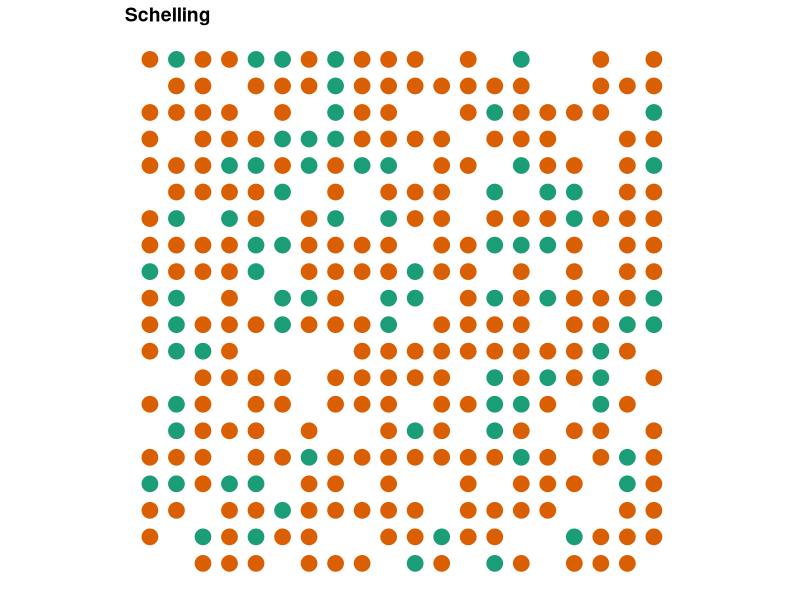

Here is the R script that generated this plot: (Note: a time limit stopped this script after it produced the figure.)
#Schelling Segregation Model with uneven preferences (wrapped)
# Based on David Zimmerman's example at: https://www.r-bloggers.com/agent-based-modelling-with-data-table-or-how-to-model-urban-migration-with-r/

initiateSchelling_wrapped <- function(dimensions = c(10, 10), n_races = 4, perc_empty = 0.2, perc_maj = .75){
  require(data.table)
  # create "races" based on colors
  dims <<- dimensions
  races <<- colours()[1:n_races]
  min_races <- races[2:length(races)]
  
  # get number of homes (equal to number of cells)
  n_homes = prod(dimensions)
  # calculates the number of agents (cells minus the percent of empty homes)
  count_agents <- floor(n_homes * (1 - perc_empty))
  
  # the characteristics that a home can have -- either empty or a particular race
  races <- c("empty", races)
  # the probabilities of a home having each characteristic
  probabilities <- c(perc_empty, 
                     (1-perc_empty)*perc_maj, 
                     rep((1 - perc_empty - (1-perc_empty)*perc_maj)/(n_races-1), times = n_races-1)
  )
  
  # creates the global schelling data.table
  schelling <<- data.table(id = 1:prod(dimensions),
                           x = rep(1:dimensions[1], 
                                   dimensions[2]),
                           y = rep(1:dimensions[2], 
                                   each = dimensions[1]),
                           race = sample(x = races, 
                                         size = n_homes, 
                                         prob = probabilities,
                                         replace = TRUE),
                           # used to find the satisfaction of each home
                           unsatisfied = rep(NA, prod(dimensions)))
}

plotSchelling <- function(title){
  require(data.table)
  require(ggplot2)
  require(RColorBrewer)
  # get races to get the right number of colors
  races <- unique(schelling$race)
  
  # find the dimensions of the grid to get the best dot size
  dims <- c(max(schelling$x), max(schelling$y))
  
  # create colors
  # check if there are 3 or fewer races, 
  # this would create issues with brewer.pal 
  # RColorBrewer otherwise
  if (length(races) <= 3) {
    colors <- brewer.pal(3, "Dark2")
  } else {
    colors <- brewer.pal(length(races), "Dark2")
  }
  
  # plot the graph  
  p <- ggplot(data = schelling[race != "empty"], 
              aes(x = x, y = y, color = race)) + 
    # resize dots to grid
    geom_point(size = 100/sqrt(prod(dims))) +  
    scale_colour_manual(values = colors) + 
    # theme: mostly blank
    theme_bw() + 
    theme(axis.line = element_blank(),
          axis.text.x = element_blank(),
          axis.text.y = element_blank(),
          axis.ticks = element_blank(),
          axis.title.x = element_blank(),
          axis.title.y = element_blank(),
          legend.position = "none",
          panel.background = element_blank(),
          panel.border = element_blank(),
          panel.grid.major = element_blank(),
          panel.grid.minor = element_blank(),
          plot.background = element_blank(),
          plot.title = element_text(lineheight=3, 
                                    face="bold", 
                                    color="black", 
                                    size=14)) +
    # fix axes to avoid distortion in the picture
    coord_fixed(ratio = 1) + 
    # add the title
    ggtitle(title)
  
  return(p)
}

iterate_wrapped_nearest <- function(n = 10, dom_sim_threshold = .9, min_sim_threshold = .1){
  require(data.table)
  # subfunction that checks for a given x and y value if the agent is 
  # unsatisfied (returns TRUE or FALSE)
  is.unsatisfied_wrapped <- function(x_value, y_value, 
                                     dom_sim_threshold = dom_sim_threshold,
                                     min_sim_threshold = min_sim_threshold){
    # gets the race and id for the agent
    cur_race <- schelling[x == x_value & y == y_value, race]
    cur_id <- schelling[x == x_value & y == y_value, id]
    
    #sub-subfunction to identify agent's neighbors
    select.neighbors <- function(dimensions){
      
      #Identify coordinates of neighbors (adjusts wrapping based on position of agent)
      neighbors <- as.data.frame(matrix(NA, nrow = 8, ncol = 2))
      if(x_value == 1 & y_value == 1){
        neighbors[1,] <- schelling[x == dimensions[1] & y == y_value+1, 2:3]
        neighbors[2,] <- schelling[x == x_value & y == y_value+1, 2:3]
        neighbors[3,] <- schelling[x == x_value+1 & y == y_value+1, 2:3]
        neighbors[4,] <- schelling[x == dimensions[1] & y == y_value, 2:3]
        neighbors[5,] <- schelling[x == x_value+1 & y == y_value, 2:3]
        neighbors[6,] <- schelling[x == dimensions[1] & y == dimensions[2], 2:3]
        neighbors[7,] <- schelling[x == x_value & y == dimensions[2], 2:3]
        neighbors[8,] <- schelling[x == x_value+1 & y == dimensions[2], 2:3]
      }
      if(x_value == 1 & y_value %in% c(2:(dimensions[2]-1))){
        neighbors[1,] <- schelling[x == dimensions[1] & y == y_value+1, 2:3]
        neighbors[2,] <- schelling[x == x_value & y == y_value+1, 2:3]
        neighbors[3,] <- schelling[x == x_value+1 & y == y_value+1, 2:3]
        neighbors[4,] <- schelling[x == dimensions[1] & y == y_value, 2:3]
        neighbors[5,] <- schelling[x == x_value+1 & y == y_value, 2:3]
        neighbors[6,] <- schelling[x == dimensions[1] & y == y_value-1, 2:3]
        neighbors[7,] <- schelling[x == x_value & y == y_value-1, 2:3]
        neighbors[8,] <- schelling[x == x_value+1 & y == y_value-1, 2:3]
      }
      if(x_value == 1 & y_value == dimensions[2]){
        neighbors[1,] <- schelling[x == dimensions[1] & y == 1, 2:3]
        neighbors[2,] <- schelling[x == x_value & y == 1, 2:3]
        neighbors[3,] <- schelling[x == x_value+1 & y == 1, 2:3]
        neighbors[4,] <- schelling[x == dimensions[1] & y == y_value, 2:3]
        neighbors[5,] <- schelling[x == x_value+1 & y == y_value, 2:3]
        neighbors[6,] <- schelling[x == dimensions[1] & y == y_value-1, 2:3]
        neighbors[7,] <- schelling[x == x_value & y == y_value-1, 2:3]
        neighbors[8,] <- schelling[x == x_value+1 & y == y_value-1, 2:3]
      }
      if(x_value %in% c(2:(dimensions[1]-1)) & y_value == 1){
        neighbors[1,] <- schelling[x == x_value-1 & y == y_value+1, 2:3]
        neighbors[2,] <- schelling[x == x_value & y == y_value+1, 2:3]
        neighbors[3,] <- schelling[x == x_value+1 & y == y_value+1, 2:3]
        neighbors[4,] <- schelling[x == x_value-1 & y == y_value, 2:3]
        neighbors[5,] <- schelling[x == x_value+1 & y == y_value, 2:3]
        neighbors[6,] <- schelling[x == x_value-1 & y == dimensions[2], 2:3]
        neighbors[7,] <- schelling[x == x_value & y == dimensions[2], 2:3]
        neighbors[8,] <- schelling[x == x_value+1 & y == dimensions[2], 2:3]
      }
      if(x_value %in% c(2:(dimensions[1]-1)) & y_value %in% c(2:(dimensions[2]-1))){
        neighbors[1,] <- schelling[x == x_value-1 & y == y_value+1, 2:3]
        neighbors[2,] <- schelling[x == x_value & y == y_value+1, 2:3]
        neighbors[3,] <- schelling[x == x_value+1 & y == y_value+1, 2:3]
        neighbors[4,] <- schelling[x == x_value-1 & y == y_value, 2:3]
        neighbors[5,] <- schelling[x == x_value+1 & y == y_value, 2:3]
        neighbors[6,] <- schelling[x == x_value-1 & y == y_value-1, 2:3]
        neighbors[7,] <- schelling[x == x_value & y == y_value-1, 2:3]
        neighbors[8,] <- schelling[x == x_value+1 & y == y_value-1, 2:3] 
      }
      if(x_value %in% c(2:(dimensions[1]-1)) & y_value == dimensions[2]){
        neighbors[1,] <- schelling[x == x_value-1 & y == 1, 2:3]
        neighbors[2,] <- schelling[x == x_value & y == 1, 2:3]
        neighbors[3,] <- schelling[x == x_value+1 & y == 1, 2:3]
        neighbors[4,] <- schelling[x == x_value-1 & y == y_value, 2:3]
        neighbors[5,] <- schelling[x == x_value+1 & y == y_value, 2:3]
        neighbors[6,] <- schelling[x == x_value-1 & y == y_value-1, 2:3]
        neighbors[7,] <- schelling[x == x_value & y == y_value-1, 2:3]
        neighbors[8,] <- schelling[x == x_value+1 & y == y_value-1, 2:3]
      }
      if(x_value == dimensions[1] & y_value == 1){
        neighbors[1,] <- schelling[x == x_value-1 & y == y_value+1, 2:3]
        neighbors[2,] <- schelling[x == x_value & y == y_value+1, 2:3]
        neighbors[3,] <- schelling[x == 1 & y == y_value+1, 2:3]
        neighbors[4,] <- schelling[x == x_value-1 & y == y_value, 2:3]
        neighbors[5,] <- schelling[x == 1 & y == y_value, 2:3]
        neighbors[6,] <- schelling[x == x_value-1 & y == dimensions[2], 2:3]
        neighbors[7,] <- schelling[x == x_value & y == dimensions[2], 2:3]
        neighbors[8,] <- schelling[x == 1 & y == dimensions[2], 2:3]
      }
      if(x_value == dimensions[1] & y_value %in% c(2:(dimensions[2]-1))){
        neighbors[1,] <- schelling[x == x_value-1 & y == y_value+1, 2:3]
        neighbors[2,] <- schelling[x == x_value & y == y_value+1, 2:3]
        neighbors[3,] <- schelling[x == 1 & y == y_value+1, 2:3]
        neighbors[4,] <- schelling[x == x_value-1 & y == y_value, 2:3]
        neighbors[5,] <- schelling[x == 1 & y == y_value, 2:3]
        neighbors[6,] <- schelling[x == x_value-1 & y == y_value-1, 2:3]
        neighbors[7,] <- schelling[x == x_value & y == y_value-1, 2:3]
        neighbors[8,] <- schelling[x == 1 & y == y_value-1, 2:3]
      }
      if(x_value == dimensions[1] & y_value == dimensions[2]){
        neighbors[1,] <- schelling[x == x_value-1 & y == 1, 2:3]
        neighbors[2,] <- schelling[x == x_value & y == 1, 2:3]
        neighbors[3,] <- schelling[x == 1 & y == 1, 2:3]
        neighbors[4,] <- schelling[x == x_value-1 & y == y_value, 2:3]
        neighbors[5,] <- schelling[x == 1 & y == y_value, 2:3]
        neighbors[6,] <- schelling[x == x_value-1 & y == y_value-1, 2:3]
        neighbors[7,] <- schelling[x == x_value & y == y_value-1, 2:3]
        neighbors[8,] <- schelling[x == 1 & y == y_value-1, 2:3]
      }
      names(neighbors) <- c("x","y")
      
      ids <- schelling[x %in% neighbors$x & y %in% neighbors$y, id]
      
      return(ids)
    }
    # checks if the home is empty
    if (cur_race == "empty"){
      return(FALSE) # empty houses can't be unsatisfied
    }else{
      neighbor.ids <- select.neighbors(dimensions = dims)
      
      # counts simliar neighbors
      count_similar <- sum(schelling[id %in% neighbor.ids, 
                                     id != cur_id &
                                       race == cur_race])
      # counts different neighbors
      count_different <- sum(schelling[id %in% neighbor.ids, 
                                       id != cur_id &
                                         race != cur_race & 
                                         race != "empty"])
      
      # calculates the ratio
      ratio <- count_similar/(count_similar + count_different)
      
      # returns TRUE if the ratio is less than or equal to the threshold
      if(cur_race == races[1]){
        return(ratio <= dom_sim_threshold)
      }else{
        return(ratio <= min_sim_threshold)
      }
    }
  }
  
  # creates a ProgressBar
  pb <- txtProgressBar(min = 0, max = 1, style = 3)
  # and tracks time
  t <- Sys.time()
  
  #sets empty vector of ratios
  ratios.unsatisfied <- c(NULL)
  
  # iterates
  for (iterate in 1:n){
    # fills the boolean vector "unsatisfied" 
    # indicates if the household is unsatisfied 
    schelling[, unsatisfied := is.unsatisfied_wrapped(x_value = x, 
                                                      y_value = y, 
                                                      dom_sim_threshold = dom_sim_threshold,
                                                      min_sim_threshold = min_sim_threshold),
              by = 1:nrow(schelling)]
    
    ratio.unsatisfied <- sum(schelling$unsatisfied)/nrow(schelling)
    ratios.unsatisfied <- c(ratios.unsatisfied, ratio.unsatisfied)
    
    # move unsatisfied agents to an empty house
    # find the IDs that are empty where agents can migrate to
    emptyIDs <- schelling[race == "empty", id] # finds the id of empty houses
    
    # finds the origin of the agents moving, 
    usIDs <- schelling[(unsatisfied), id] # origin
    
    # finds available IDs for each household moving
    availIDs <<- c(emptyIDs, usIDs)
    
    #subfunction to find nearest available cell
    find.nearest <- function(cell, avails){
      distance2 <- c(NULL) #cast empty vector to fill with distances to available cells
      for(i in 1:length(avails)){
        #fill distances vector with squared distance (to keep all values positive) between current cell and each available cell
        distance2[i] <- (schelling[id == cell, x] - schelling[id == avails[i], x])^2 + (schelling[id == cell, y] - schelling[id == avails[i], y])^2
      }
      distance2 <- distance2[which(distance2 > 0)] #drop current cell
      min.id <- which.min(replace(distance2, distance2<=0, NA)) #identify id of closest available cell
      availIDs <<- avails[-which(avails == avails[min.id])] #remove that cell from list of available ids
      return(avails[min.id]) #return id
    }
    
    # cast a new data.table showing migration from origin_id to target-id
    transition <- data.table(origin = usIDs, 
                             oldRace = schelling[id %in% usIDs, race])
    transition[, target := find.nearest(cell = origin, avails = availIDs),
               by = 1:nrow(transition)]
    
    # move agents to the new homes
    schelling[id %in% transition$origin]$race = "empty"
    schelling[id %in% transition$target]$race = transition$oldRace
    
    # orders and reset schelling
    schelling <<- schelling[order(id)]
    
    # updates the ProgressBar
    setTxtProgressBar(pb, iterate/n)
  }
  close(pb)
  timedif <- Sys.time() - t
  
  # print out statistics for the calculation time
  print(paste0("Time for calculation in seconds: ", round(timedif, 3), " or: ",
               round(n / as.numeric(timedif), 3), " iterations per second"))
  print(ratios.unsatisfied)
  plotSchelling(title = paste0("Schelling Segregation Model after ", n, " Iterations (Wrapped)"))
}

initiateSchelling_wrapped(dimensions = c(20,20), n_races = 2)
plotSchelling(title = "Schelling")
iterate_wrapped_nearest(dom_sim_threshold = .5, min_sim_threshold = .5)
